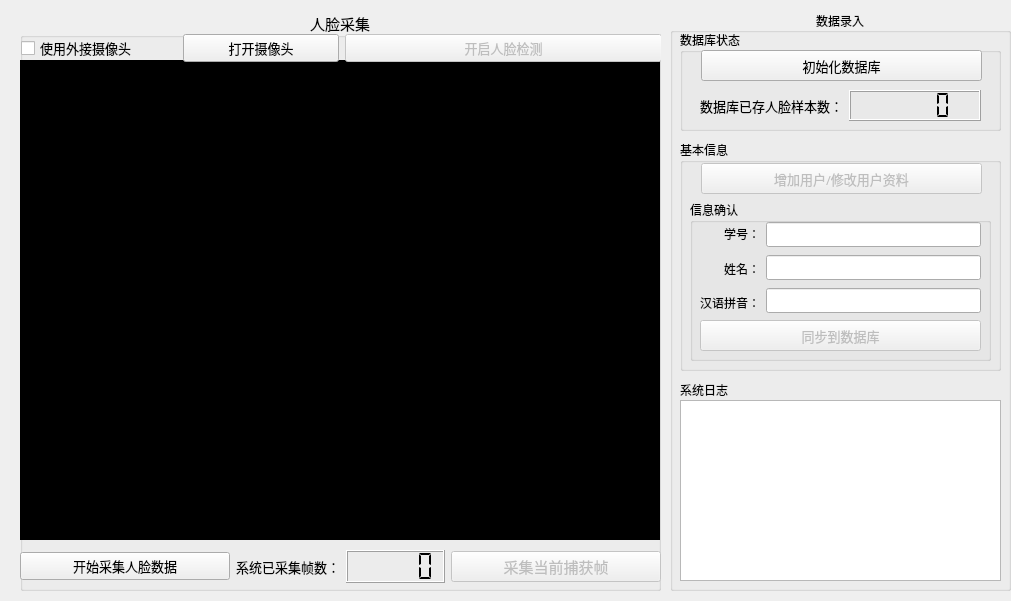
<?xml version="1.0" encoding="UTF-8"?>
<ui version="4.0">
 <class>dataRecordUI</class>
 <widget class="QWidget" name="dataRecordUI">
  <property name="geometry">
   <rect>
    <x>0</x>
    <y>0</y>
    <width>1011</width>
    <height>601</height>
   </rect>
  </property>
  <property name="windowTitle">
   <string>OpenCV Face Recognition System - DataRecord</string>
  </property>
  <widget class="QGroupBox" name="faceRecordGroupBox">
   <property name="geometry">
    <rect>
     <x>20</x>
     <y>10</y>
     <width>641</width>
     <height>581</height>
    </rect>
   </property>
   <property name="font">
    <font>
     <family>AR PL UKai CN</family>
     <pointsize>11</pointsize>
    </font>
   </property>
   <property name="title">
    <string>人脸采集</string>
   </property>
   <property name="alignment">
    <set>Qt::AlignCenter</set>
   </property>
   <property name="flat">
    <bool>false</bool>
   </property>
   <widget class="QLabel" name="faceDetectCaptureLabel">
    <property name="geometry">
     <rect>
      <x>0</x>
      <y>50</y>
      <width>640</width>
      <height>480</height>
     </rect>
    </property>
    <property name="autoFillBackground">
     <bool>false</bool>
    </property>
    <property name="styleSheet">
     <string notr="true">background:black;</string>
    </property>
    <property name="frameShape">
     <enum>QFrame::Box</enum>
    </property>
    <property name="text">
     <string>&lt;html&gt;&lt;head/&gt;&lt;body&gt;&lt;p&gt;&lt;br/&gt;&lt;/p&gt;&lt;/body&gt;&lt;/html&gt;</string>
    </property>
    <property name="alignment">
     <set>Qt::AlignCenter</set>
    </property>
   </widget>
   <widget class="QWidget" name="layoutWidget_2">
    <property name="geometry">
     <rect>
      <x>0</x>
      <y>540</y>
      <width>641</width>
      <height>33</height>
     </rect>
    </property>
    <layout class="QHBoxLayout" name="faceRecordHorizontalLayout">
     <item>
      <widget class="QPushButton" name="startFaceRecordButton">
       <property name="enabled">
        <bool>true</bool>
       </property>
       <property name="font">
        <font>
         <pointsize>10</pointsize>
        </font>
       </property>
       <property name="text">
        <string>开始采集人脸数据</string>
       </property>
      </widget>
     </item>
     <item>
      <layout class="QHBoxLayout" name="faceRecordCountHorizontalLayout">
       <item>
        <widget class="QLabel" name="faceRecordCountLabel">
         <property name="font">
          <font>
           <pointsize>10</pointsize>
          </font>
         </property>
         <property name="text">
          <string>系统已采集帧数：</string>
         </property>
         <property name="alignment">
          <set>Qt::AlignRight|Qt::AlignTrailing|Qt::AlignVCenter</set>
         </property>
        </widget>
       </item>
       <item>
        <widget class="QLCDNumber" name="faceRecordCountLcdNum">
         <property name="segmentStyle">
          <enum>QLCDNumber::Flat</enum>
         </property>
        </widget>
       </item>
      </layout>
     </item>
     <item>
      <widget class="QPushButton" name="enableFaceRecordButton">
       <property name="enabled">
        <bool>false</bool>
       </property>
       <property name="text">
        <string>采集当前捕获帧</string>
       </property>
      </widget>
     </item>
    </layout>
   </widget>
   <widget class="QWidget" name="layoutWidget">
    <property name="geometry">
     <rect>
      <x>1</x>
      <y>21</y>
      <width>641</width>
      <height>35</height>
     </rect>
    </property>
    <layout class="QHBoxLayout" name="controlHorizontalLayout">
     <item>
      <layout class="QHBoxLayout" name="webcamHorizontalLayout">
       <item>
        <widget class="QCheckBox" name="useExternalCameraCheckBox">
         <property name="font">
          <font>
           <pointsize>10</pointsize>
          </font>
         </property>
         <property name="text">
          <string>使用外接摄像头</string>
         </property>
        </widget>
       </item>
       <item>
        <widget class="QPushButton" name="startWebcamButton">
         <property name="font">
          <font>
           <pointsize>10</pointsize>
          </font>
         </property>
         <property name="text">
          <string>打开摄像头</string>
         </property>
        </widget>
       </item>
      </layout>
     </item>
     <item>
      <widget class="QPushButton" name="enableFaceDetectButton">
       <property name="enabled">
        <bool>false</bool>
       </property>
       <property name="font">
        <font>
         <pointsize>10</pointsize>
        </font>
       </property>
       <property name="text">
        <string>开启人脸检测</string>
       </property>
      </widget>
     </item>
    </layout>
   </widget>
   <zorder>layoutWidget_2</zorder>
   <zorder>faceDetectCaptureLabel</zorder>
   <zorder>layoutWidget</zorder>
   <zorder>dataGroupBox</zorder>
  </widget>
  <widget class="QGroupBox" name="dataGroupBox">
   <property name="geometry">
    <rect>
     <x>670</x>
     <y>10</y>
     <width>341</width>
     <height>581</height>
    </rect>
   </property>
   <property name="font">
    <font>
     <family>AR PL UKai CN</family>
    </font>
   </property>
   <property name="title">
    <string>数据录入</string>
   </property>
   <property name="alignment">
    <set>Qt::AlignCenter</set>
   </property>
   <widget class="QGroupBox" name="userInfoGroupBox">
    <property name="geometry">
     <rect>
      <x>10</x>
      <y>130</y>
      <width>321</width>
      <height>231</height>
     </rect>
    </property>
    <property name="title">
     <string>基本信息</string>
    </property>
    <widget class="QGroupBox" name="infoConfirmGroupBox">
     <property name="geometry">
      <rect>
       <x>10</x>
       <y>60</y>
       <width>301</width>
       <height>161</height>
      </rect>
     </property>
     <property name="title">
      <string>信息确认</string>
     </property>
     <widget class="QWidget" name="layoutWidget_3">
      <property name="geometry">
       <rect>
        <x>10</x>
        <y>20</y>
        <width>281</width>
        <height>97</height>
       </rect>
      </property>
      <layout class="QHBoxLayout" name="infoConfirmHorizontalLayout">
       <item>
        <layout class="QVBoxLayout" name="keyVerticalLayout">
         <item>
          <widget class="QLabel" name="stuIDLabel">
           <property name="frameShape">
            <enum>QFrame::NoFrame</enum>
           </property>
           <property name="text">
            <string>学号：</string>
           </property>
           <property name="alignment">
            <set>Qt::AlignRight|Qt::AlignTrailing|Qt::AlignVCenter</set>
           </property>
          </widget>
         </item>
         <item>
          <widget class="QLabel" name="cnNameLabel">
           <property name="frameShape">
            <enum>QFrame::NoFrame</enum>
           </property>
           <property name="text">
            <string>姓名：</string>
           </property>
           <property name="alignment">
            <set>Qt::AlignRight|Qt::AlignTrailing|Qt::AlignVCenter</set>
           </property>
          </widget>
         </item>
         <item>
          <widget class="QLabel" name="enNameLabel">
           <property name="frameShape">
            <enum>QFrame::NoFrame</enum>
           </property>
           <property name="text">
            <string>汉语拼音：</string>
           </property>
           <property name="alignment">
            <set>Qt::AlignRight|Qt::AlignTrailing|Qt::AlignVCenter</set>
           </property>
          </widget>
         </item>
        </layout>
       </item>
       <item>
        <layout class="QVBoxLayout" name="valueVerticalLayout">
         <item>
          <widget class="QLineEdit" name="stuIDLineEdit">
           <property name="focusPolicy">
            <enum>Qt::StrongFocus</enum>
           </property>
           <property name="readOnly">
            <bool>true</bool>
           </property>
          </widget>
         </item>
         <item>
          <widget class="QLineEdit" name="cnNameLineEdit">
           <property name="focusPolicy">
            <enum>Qt::StrongFocus</enum>
           </property>
           <property name="readOnly">
            <bool>true</bool>
           </property>
          </widget>
         </item>
         <item>
          <widget class="QLineEdit" name="enNameLineEdit">
           <property name="focusPolicy">
            <enum>Qt::StrongFocus</enum>
           </property>
           <property name="readOnly">
            <bool>true</bool>
           </property>
          </widget>
         </item>
        </layout>
       </item>
      </layout>
     </widget>
     <widget class="QPushButton" name="migrateToDbButton">
      <property name="enabled">
       <bool>false</bool>
      </property>
      <property name="geometry">
       <rect>
        <x>10</x>
        <y>120</y>
        <width>281</width>
        <height>31</height>
       </rect>
      </property>
      <property name="font">
       <font>
        <pointsize>10</pointsize>
       </font>
      </property>
      <property name="text">
       <string>同步到数据库</string>
      </property>
      <property name="autoDefault">
       <bool>false</bool>
      </property>
     </widget>
    </widget>
    <widget class="QPushButton" name="addOrUpdateUserInfoButton">
     <property name="enabled">
      <bool>false</bool>
     </property>
     <property name="geometry">
      <rect>
       <x>21</x>
       <y>23</y>
       <width>281</width>
       <height>31</height>
      </rect>
     </property>
     <property name="font">
      <font>
       <pointsize>10</pointsize>
      </font>
     </property>
     <property name="text">
      <string>增加用户/修改用户资料</string>
     </property>
     <property name="autoDefault">
      <bool>false</bool>
     </property>
    </widget>
   </widget>
   <widget class="QGroupBox" name="logGroupBox">
    <property name="geometry">
     <rect>
      <x>10</x>
      <y>370</y>
      <width>321</width>
      <height>201</height>
     </rect>
    </property>
    <property name="title">
     <string>系统日志</string>
    </property>
    <widget class="QTextEdit" name="logTextEdit">
     <property name="geometry">
      <rect>
       <x>0</x>
       <y>20</y>
       <width>321</width>
       <height>181</height>
      </rect>
     </property>
    </widget>
   </widget>
   <widget class="QGroupBox" name="dbGroupBox">
    <property name="geometry">
     <rect>
      <x>10</x>
      <y>20</y>
      <width>321</width>
      <height>101</height>
     </rect>
    </property>
    <property name="font">
     <font>
      <family>AR PL UKai CN</family>
     </font>
    </property>
    <property name="title">
     <string>数据库状态</string>
    </property>
    <widget class="QWidget" name="layoutWidget_4">
     <property name="geometry">
      <rect>
       <x>20</x>
       <y>60</y>
       <width>281</width>
       <height>31</height>
      </rect>
     </property>
     <layout class="QHBoxLayout" name="dbUserCountHorizontalLayout">
      <item>
       <widget class="QLabel" name="dbUserCountLabel">
        <property name="font">
         <font>
          <pointsize>10</pointsize>
         </font>
        </property>
        <property name="text">
         <string>数据库已存人脸样本数：</string>
        </property>
        <property name="alignment">
         <set>Qt::AlignRight|Qt::AlignTrailing|Qt::AlignVCenter</set>
        </property>
       </widget>
      </item>
      <item>
       <widget class="QLCDNumber" name="dbUserCountLcdNum">
        <property name="segmentStyle">
         <enum>QLCDNumber::Flat</enum>
        </property>
       </widget>
      </item>
     </layout>
    </widget>
    <widget class="QPushButton" name="initDbButton">
     <property name="geometry">
      <rect>
       <x>21</x>
       <y>20</y>
       <width>281</width>
       <height>31</height>
      </rect>
     </property>
     <property name="font">
      <font>
       <family>AR PL UKai CN</family>
       <pointsize>10</pointsize>
      </font>
     </property>
     <property name="text">
      <string>初始化数据库</string>
     </property>
    </widget>
   </widget>
  </widget>
 </widget>
 <resources/>
 <connections/>
</ui>
